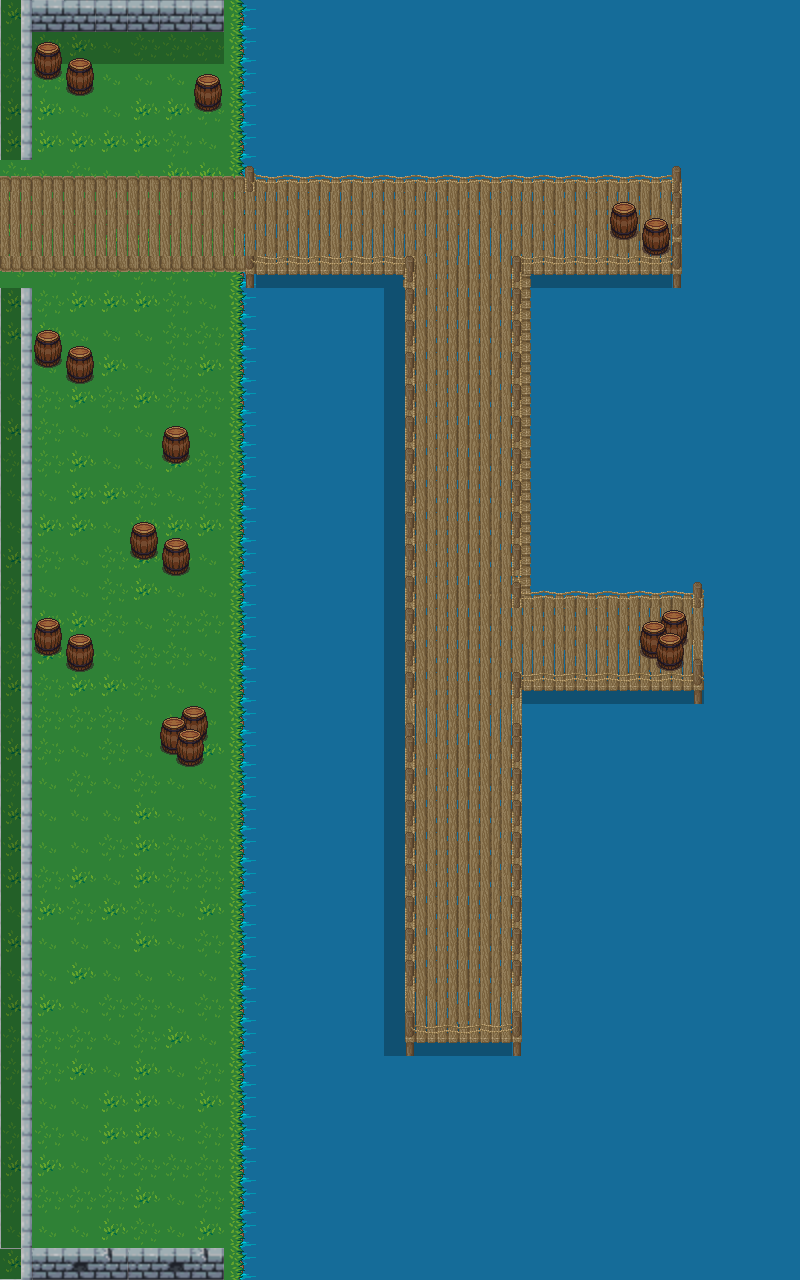

The image is a tile-based game level rendered from a .tmx file. Its description and source (layers, tilesets, objects; grid data summarised) follow:
An orthogonal 25x40 tile map with 32x32 px tiles, 10 tile layers (Ground, shadow, under, UnderMainDock, ...), 7 tilesets and 1 object.

<map version="1.0" orientation="orthogonal" renderorder="right-down" width="25" height="40" tilewidth="32" tileheight="32" nextobjectid="1">
 <properties>
  <property name="unity:scale" type="float" value="0.0325" />
 </properties>
 <tileset firstgid="1" name="Artis_dock" tilewidth="32" tileheight="32" tilecount="128" columns="16">
  <image source="Tiles/tiles/Artis_dock.png" width="512" height="256" />
 </tileset>
 <tileset firstgid="129" name="water" tilewidth="32" tileheight="32" tilecount="18" columns="3">
  <image source="Tiles/tiles/water.png" width="96" height="192" />
 </tileset>
 <tileset firstgid="147" name="watergrass" tilewidth="32" tileheight="32" tilecount="18" columns="3">
  <image source="Tiles/tiles/watergrass.png" width="96" height="192" />
 </tileset>
 <tileset firstgid="165" name="grass" tilewidth="32" tileheight="32" tilecount="18" columns="3">
  <image source="Tiles/tiles/grass.png" width="96" height="192" />
 </tileset>
 <tileset firstgid="183" name="collidable" tilewidth="32" tileheight="32" tilecount="60" columns="15">
  <image source="Tiles/tiles/collidable.png" width="480" height="137" />
  <tile id="9">
   <objectgroup draworder="index">
    <object id="1" x="0" y="0" width="31" height="30" />
   </objectgroup>
  </tile>
 </tileset>
 <tileset firstgid="243" name="barrel" tilewidth="32" tileheight="32" tilecount="8" columns="4">
  <image source="Tiles/tiles/barrel.png" width="128" height="64" />
 </tileset>
 <tileset firstgid="251" name="smallWalls" tilewidth="32" tileheight="32" tilecount="238" columns="17">
  <image source="Tiles/tiles/smallWalls.PNG" trans="b8b8b8" width="560" height="448" />
 </tileset>
 <layer name="Ground" width="25" height="40">
  <data>[1000 cells, 1000 non-empty, 5 distinct tile ids]</data>
 </layer>
 <layer name="shadow" width="25" height="40" opacity="0.26">
  <data>[1000 cells, 85 non-empty, 1 distinct tile ids]</data>
 </layer>
 <layer name="under" width="25" height="40">
  <data>[1000 cells, 3 non-empty, 2 distinct tile ids]</data>
 </layer>
 <layer name="UnderMainDock" width="25" height="40">
  <data>[1000 cells, 45 non-empty, 6 distinct tile ids]</data>
 </layer>
 <layer name="Docks" width="25" height="40">
  <data>[1000 cells, 195 non-empty, 17 distinct tile ids]</data>
 </layer>
 <layer name="AboveDocks" width="25" height="40">
  <data>[1000 cells, 13 non-empty, 7 distinct tile ids]</data>
 </layer>
 <layer name="Objects" width="25" height="40">
  <data>[1000 cells, 32 non-empty, 8 distinct tile ids]</data>
 </layer>
 <layer name="Walls" width="25" height="40">
  <data>[1000 cells, 48 non-empty, 7 distinct tile ids]</data>
 </layer>
 <layer name="Posts" width="25" height="40">
  <data>[1000 cells, 3 non-empty, 3 distinct tile ids]</data>
 </layer>
 <layer name="Collisions" width="25" height="40" opacity="0">
  <data>[1000 cells, 190 non-empty, 1 distinct tile ids]</data>
 </layer>
</map>
